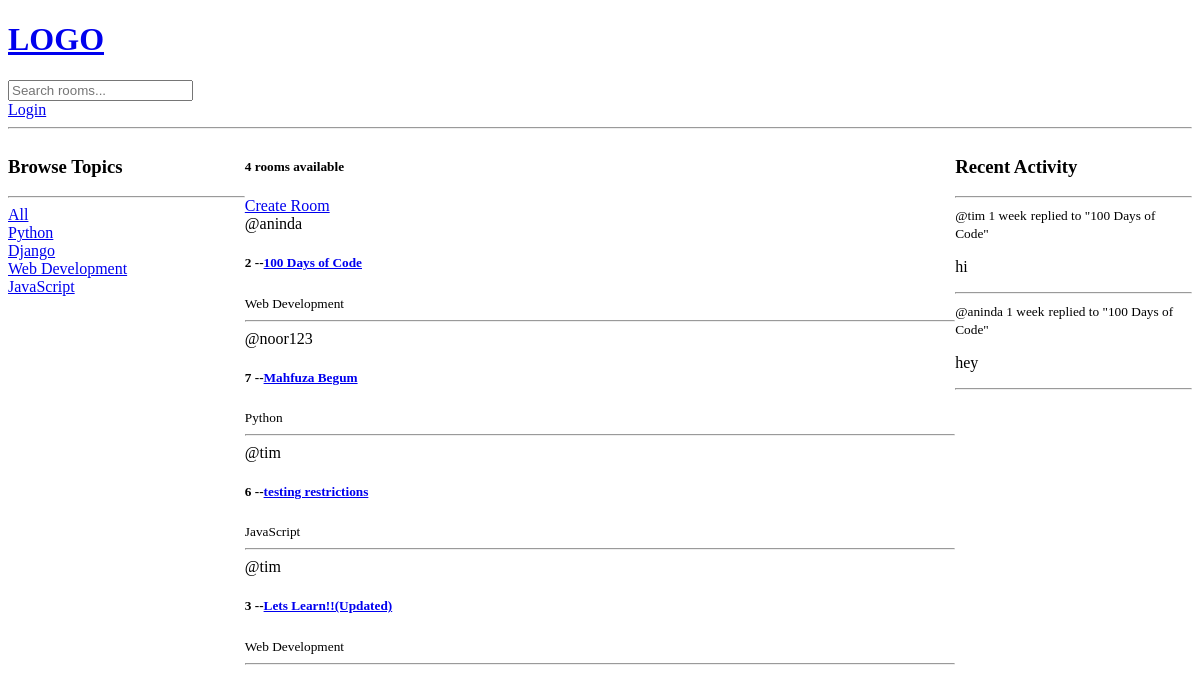
The app's page /, older data.
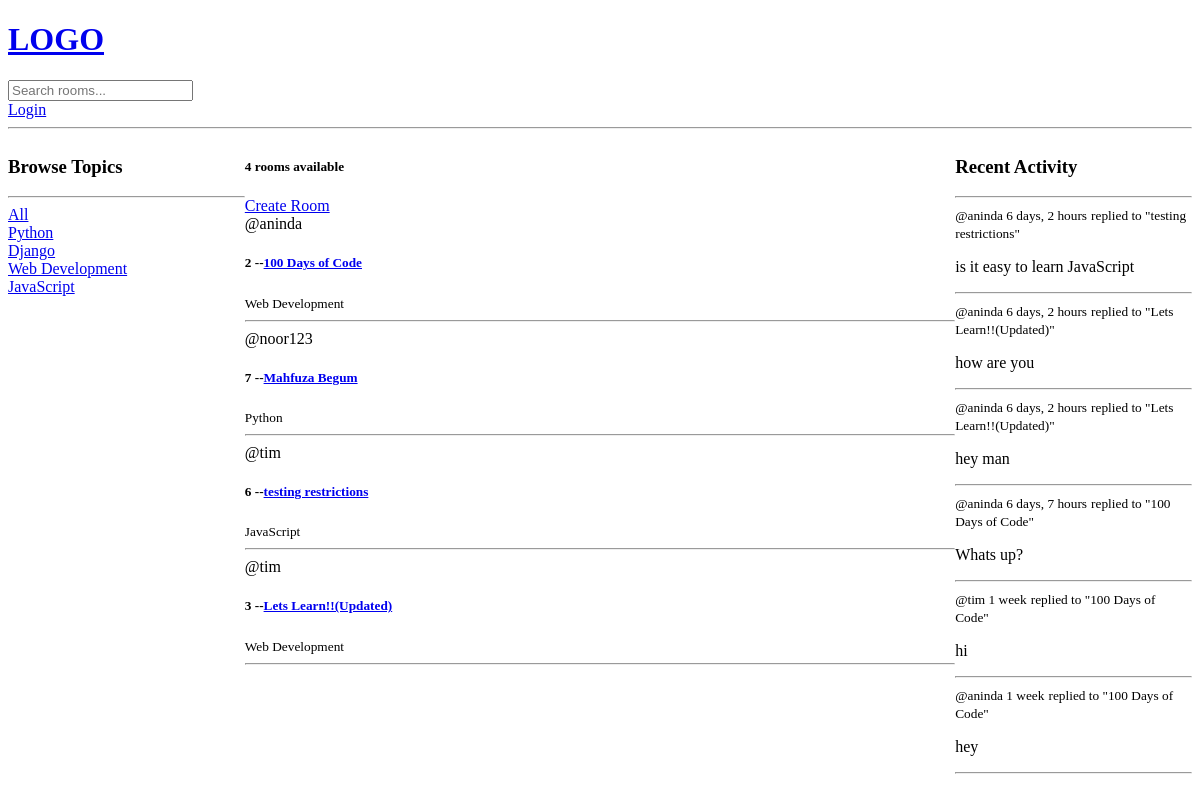
The same page, newer data.
### base/models.py (models this page shows)
class Topic(models.Model):
    name = models.CharField(max_length=200)
    def __str__(self):
        return self.name

class Room(models.Model):
    host = models.ForeignKey(User, on_delete=models.SET_NULL, null=True)
    topic = models.ForeignKey(Topic, on_delete=models.SET_NULL, null=True)
    name = models.CharField(max_length=200)
    description = models.TextField(null=True, blank=True)
    participants = models.ManyToManyField(User, related_name="participants", blank=True)
    updated = models.DateTimeField(auto_now=True)
    created = models.DateTimeField(auto_now_add=True)
    class Meta:
        ordering = ['-updated','-created']
    def __str__(self):
        return self.name

class Message(models.Model):
    user = models.ForeignKey(User, on_delete=models.CASCADE)
    room = models.ForeignKey(Room, on_delete=models.CASCADE)
    body = models.TextField()
    updated = models.DateTimeField(auto_now=True)
    created = models.DateTimeField(auto_now_add=True)
    class Meta:
        ordering = ['-updated','-created']
    def __str__(self):
        return self.body[0:50]

### base/views.py (the view)
# urls.py: path('', views.home, name='home'),
def home(request):
    q = request.GET.get('q') if request.GET.get('q') != None else ''
    rooms = Room.objects.filter(Q(topic__name__icontains=q) |
                                Q(name__icontains=q) |
                                Q(description__icontains=q)
                                )
    topics = Topic.objects.all()
    room_count = rooms.count() #works faster than python len() method
    room_messages = Message.objects.filter(Q(room__topic__name__icontains=q))
    context = {'rooms': rooms, 'topics': topics , 'room_count': room_count, 'room_messages': room_messages}
    return render(request, 'base/home.html', context)

### base/templates/base/home.html (shortened to what this page needs)
{% extends 'main.html' %}
{% block content %}
<div class="home-container">
    <div>
        {% include 'base/topics_component.html' %}
    </div>
    <div>
        <h5>{{room_count}} rooms available</h5>
        <a href="{% url 'create-room' %}">Create Room</a>
        {% include 'base/feed_component.html' %}
    </div>
    <div>
        {% include 'base/activity_component.html' %}
    </div>
</div>
{% endblock content %}

### base/templates/base/topics_component.html
<h3>Browse Topics</h3>
<hr>
<div>
    <a href="{% url 'home' %}">All</a>
</div>
{% for topic in topics %}
<div>
    <a href="{% url 'home' %}?q={{topic.name}}">{{ topic }}</a>
</div>
{% endfor %}

### base/templates/base/feed_component.html (shortened to what this page needs)
<div>
    {% for room in rooms %}
        <div>
            <span>@{{room.host.username}}</span>
            <h5>{{room.id}} --<a href="{% url 'room' room.id %}">{{room.name}}</a></h5>
            <small>{{room.topic.name}}</small>
            <hr>
        </div>
    {% endfor %}
</div>

### base/templates/base/activity_component.html (shortened to what this page needs)
<h3>Recent Activity</h3>
<hr>
{% for message in room_messages %}
    <div>
        <small>@{{message.user}} {{message.created|timesince}}</small>
        <small>replied to "{{message.room}}" </small>
        <p>{{message}}</p>
        <hr>
    </div>
{% endfor %}

Row changes from the older to the newer data that the page shows:
added Message: user "aninda", created "6 days, 2 hours", room "testing restrictions", body "is it easy to learn JavaScript"
added Message: user "aninda", created "6 days, 2 hours", room "Lets Learn!!(Updated)", body "how are you"
added Message: user "aninda", created "6 days, 2 hours", room "Lets Learn!!(Updated)", body "hey man"
added Message: user "aninda", created "6 days, 7 hours", room "100 Days of Code", body "Whats up?"
